Frame 1 (no input): blank canvas, image omitted
Frame 60 (no input): blank canvas, image omitted
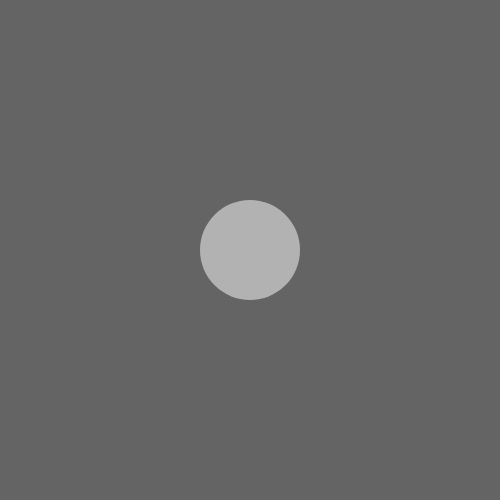
Frame 120 (the mouse pressed at the canvas centre since frame 60)

The p5.js sketch whose frames 1 and 60 were blank and that drew this single picture after the mouse press (run headless with seeded random() and noise() and a simulated clock; from frame 60 on, the mouse is pressed at the canvas centre):

// p5.js sketch
// ── sketch.js
function setup() {
  createCanvas(500, 500); 
  background(100);  
} 

function draw() {
    var ellipsecol = map(mouseX, 0, 500, 100, 255);
    var rectrad = map(mouseX, 500, 0, 0, 100);
    if (mouseX > 500) {
        rectrad = 0;
    }
    background(100);
    
    if (mouseX <= 250) {
        fill(ellipsecol);
        noStroke();
        ellipse(250, 250, 100, 100);
    }
    else if (mouseX > 250) {
        noStroke();
        rect(200, 200, 100, 100, rectrad); //add map to round corners
    }
}
